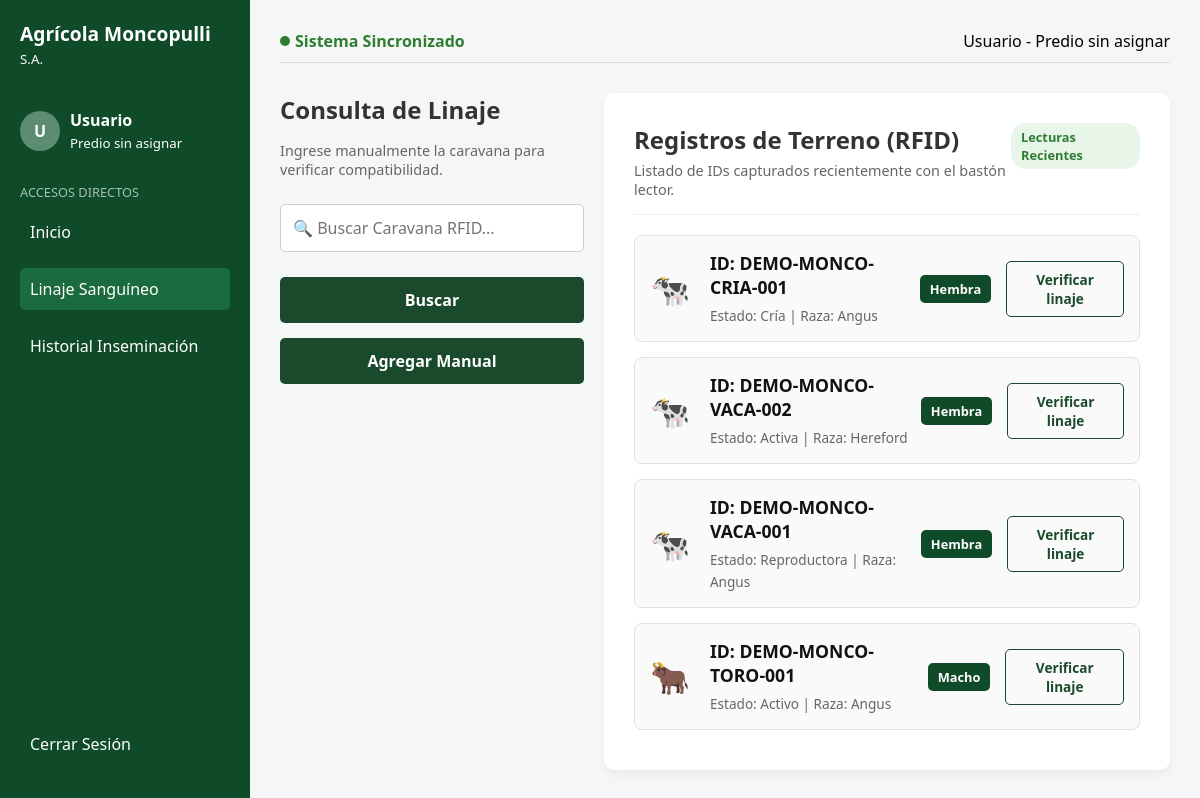
/linaje/, run on the app's committed database.
### gestor_biologica_monco/models.py (models this page shows, shortened)
class Bovino(models.Model):
    id_bovino = models.AutoField(primary_key=True)
    codigo_rfid = models.CharField(max_length=50, unique=True)
    sexo = models.CharField(max_length=10)
    fecha_nacimiento = models.DateField()
    raza = models.ForeignKey(Raza, on_delete=models.RESTRICT, db_column='id_raza')
    madre = models.ForeignKey(Madre, on_delete=models.SET_NULL, null=True, blank=True, db_column='id_madre')
    pajuela_semen = models.ForeignKey('PajuelaSemen', on_delete=models.SET_NULL, null=True, blank=True, db_column='pajuela_semen')
    estado_actual = models.CharField(max_length=20)

class Raza(models.Model):
    id_raza = models.AutoField(primary_key=True)
    nombre_raza = models.CharField(max_length=50)
    origen = models.CharField(max_length=50)

### gestor_biologica_monco/views.py (the view)
# urls.py: path("linaje/", views.linaje, name="linaje"),
def linaje(request):
    bovinos = Bovino.objects.select_related("raza").order_by("-id_bovino")
    return render(request, "gestor_biologica_monco/linaje.html", {"bovinos": bovinos})

### gestor_biologica_monco/templates/gestor_biologica_monco/linaje.html (shortened to what this page needs)
<!DOCTYPE html>
<html lang="es">
<head>
</head>
<body>
    <aside class="sidebar">
        <div class="sidebar-header"><h2>Agrícola Moncopulli</h2><small>S.A.</small></div>
        <div class="user-info"><div class="avatar">U</div><div><p><strong>Usuario</strong></p><small>Predio sin asignar</small></div></div>
        <p style="font-size:.8rem;margin-bottom:10px;color:#a1c2af">ACCESOS DIRECTOS</p>
        <ul class="menu-links">
            <li><a href="{% url 'gestor_biologica_monco:inicio' %}">Inicio</a></li>
            <li><a class="active" href="{% url 'gestor_biologica_monco:linaje' %}">Linaje Sanguíneo</a></li>
            <li><a href="{% url 'gestor_biologica_monco:historial' %}">Historial Inseminación</a></li>
        </ul>
        <div class="logout"><ul class="menu-links"><li><a href="{% url 'gestor_biologica_monco:login' %}">Cerrar Sesión</a></li></ul></div>
    </aside>
    <main class="main-content">
        <header class="header"><div class="status">Sistema Sincronizado</div><div>Usuario - Predio sin asignar</div></header>
        <div class="linaje-layout">
            <section class="search-panel">
                <h2>Consulta de Linaje</h2>
                <p>Ingrese manualmente la caravana para verificar compatibilidad.</p>
                <input type="search" class="search-input" placeholder="🔍 Buscar Caravana RFID..." aria-label="Buscar caravana RFID">
                <button type="button" class="btn">Buscar</button>
                <button type="button" class="btn">Agregar Manual</button>
            </section>
            <section class="scanned-panel">
                <header class="scanned-header">
                    <div><h2>Registros de Terreno (RFID)</h2><p>Listado de IDs capturados recientemente con el bastón lector.</p></div>
                    <span class="badge">Lecturas Recientes</span>
                </header>
                <div class="scanned-list">
                    {% for bovino in bovinos %}
                        <article class="scanned-item">
                            <div class="item-icon">{% if bovino.sexo == "Macho" %}🐂{% else %}🐄{% endif %}</div>
                            <div class="item-details">
                                <strong>ID: {{ bovino.codigo_rfid }}</strong>
                                <small>Estado: {{ bovino.estado_actual }} | Raza: {{ bovino.raza.nombre_raza }}</small>
                            </div>
                            <span class="item-tag tag-vaca">{{ bovino.sexo }}</span>
                            <a href="{% url 'gestor_biologica_monco:verificar' %}?bovino={{ bovino.pk }}" class="btn-small">Verificar linaje</a>
                        </article>
                    {% empty %}
                        <p style="padding:24px;color:#68746d;text-align:center">Todavía no hay registros de terreno para mostrar.</p>
                    {% endfor %}
                </div>
            </section>
        </div>
    </main>
</body>
</html>

### gestor_biologica_monco/templates/gestor_biologica_monco/linaje.html (style rules this page uses)
* { margin: 0; padding: 0; box-sizing: border-box; font-family: "Segoe UI", Tahoma, Geneva, Verdana, sans-serif; }
body { display: flex; min-height: 100vh; background: #f4f7f6; }
.sidebar { width: 250px; flex-shrink: 0; display: flex; flex-direction: column; padding: 20px; color: white; background: #0f4a29; }
.sidebar-header { margin-bottom: 40px; }
.sidebar-header h2 { font-size: 1.2rem; }
.user-info { display: flex; align-items: center; gap: 10px; margin-bottom: 30px; }
.avatar { display: flex; width: 40px; height: 40px; align-items: center; justify-content: center; border-radius: 50%; background: #5c8d73; font-weight: bold; }
.menu-links { flex-grow: 1; list-style: none; }
.menu-links li { margin-bottom: 15px; }
.menu-links a { display: block; padding: 10px; border-radius: 5px; color: white; text-decoration: none; }
.menu-links a:hover, .menu-links a.active { background: #1a6b3d; }
.logout { margin-top: auto; }
.main-content { display: flex; flex: 1; min-width: 0; flex-direction: column; padding: 30px; overflow-y: auto; }
.header { display: flex; justify-content: space-between; align-items: center; margin-bottom: 30px; padding-bottom: 10px; border-bottom: 1px solid #ddd; }
.status { display: flex; align-items: center; gap: 5px; color: #2e7d32; font-weight: bold; }
.status::before { width: 10px; height: 10px; border-radius: 50%; background: #2e7d32; content: ""; }
.linaje-layout { display: flex; flex: 1; gap: 20px; }
.search-panel { display: flex; width: 35%; flex-direction: column; gap: 15px; }
.search-panel h2 { color: #333; font-size: 1.5rem; }
.search-panel p { margin-bottom: 10px; color: #666; font-size: .9rem; }
.search-input { width: 100%; margin-bottom: 10px; padding: 12px; border: 1px solid #ccc; border-radius: 5px; font-size: 1rem; }
.btn { padding: 12px; border: 0; border-radius: 5px; color: white; background: #1a4a2c; font-size: 1rem; font-weight: bold; text-align: center; cursor: pointer; }
.scanned-panel { display: flex; width: 65%; flex-direction: column; padding: 30px; border-radius: 10px; background: white; box-shadow: 0 4px 10px rgb(0 0 0 / 5%); }
.scanned-header { display: flex; justify-content: space-between; align-items: flex-start; margin-bottom: 20px; padding-bottom: 15px; border-bottom: 1px solid #eee; }
.scanned-header h2 { margin-bottom: 5px; color: #333; font-size: 1.5rem; }
.scanned-header p { color: #666; font-size: .9rem; }
.badge { display: inline-block; padding: 5px 10px; border-radius: 15px; color: #2e7d32; background: #e8f5e9; font-size: .8rem; font-weight: bold; }
.scanned-list { display: flex; flex-direction: column; gap: 15px; overflow-y: auto; }
.scanned-item { display: flex; align-items: center; padding: 15px; border: 1px solid #e0e0e0; border-radius: 8px; background: #fafafa; }
.item-icon { margin-right: 20px; font-size: 2rem; }
.item-details { flex-grow: 1; }
.item-details strong { display: block; margin-bottom: 5px; color: #111; font-size: 1.1rem; }
.item-details small { color: #666; font-size: .85rem; }
.item-tag { margin-right: 15px; padding: 5px 10px; border-radius: 5px; color: white; font-size: .8rem; font-weight: bold; white-space: nowrap; }
.tag-vaca { background: #0f4a29; }
.btn-small { display: inline-block; padding: 8px 15px; border: 1px solid #1a4a2c; border-radius: 5px; color: #1a4a2c; font-size: .85rem; font-weight: bold; text-align: center; text-decoration: none; }

### data on the page
Bovino: codigo_rfid "DEMO-MONCO-CRIA-001", estado_actual "Cría", raza.nombre_raza "Angus", sexo "Hembra"
Bovino: codigo_rfid "DEMO-MONCO-VACA-002", estado_actual "Activa", raza.nombre_raza "Hereford", sexo "Hembra"
Bovino: codigo_rfid "DEMO-MONCO-VACA-001", estado_actual "Reproductora", raza.nombre_raza "Angus", sexo "Hembra"
Bovino: codigo_rfid "DEMO-MONCO-TORO-001", estado_actual "Activo", raza.nombre_raza "Angus", sexo "Macho"
